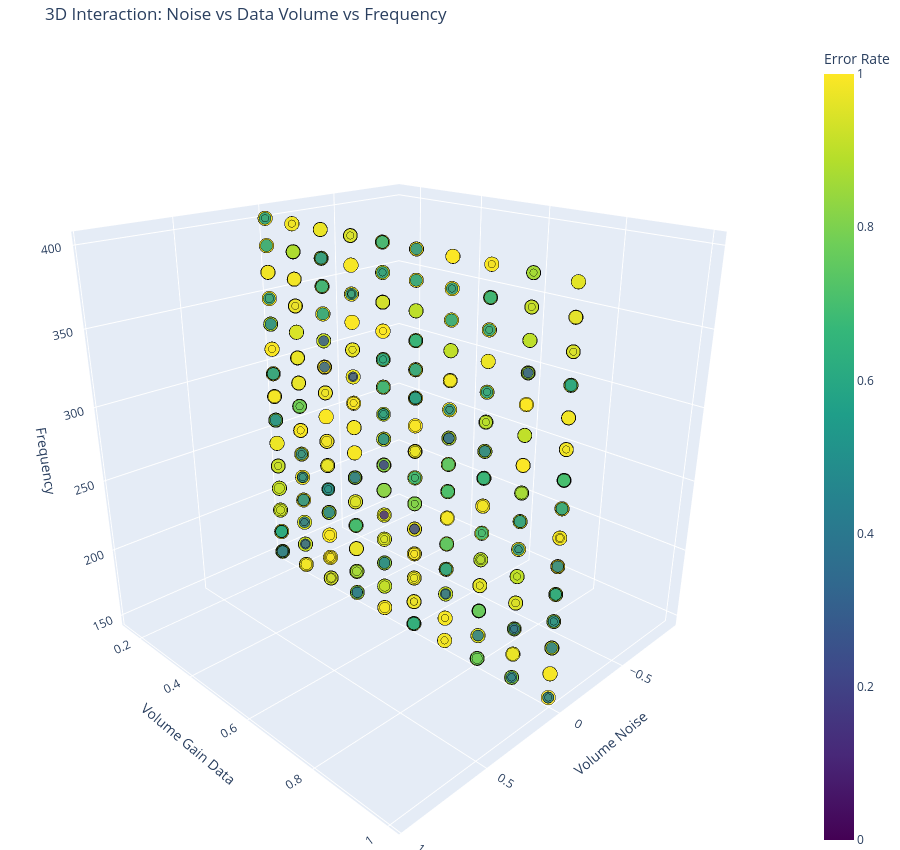

The notebook cell saved with this chart:
### Markdown cell above
## 3D Interaction: Noise, Data Volume, and Frequency
This plot shows the interaction between `volume_noise`, `volume_gain_data`, and `frequency`.
Color and marker size encode `error_rate` (lower is better).

### Code cell
import plotly.express as px

plot_df = df.copy()
plot_df["error_rate_clipped"] = plot_df["error_rate"].clip(0, 1)
plot_df["marker_size"] = 6 + plot_df["error_rate_clipped"] * 18

fig = px.scatter_3d(
    plot_df,
    x="volume_noise",
    y="volume_gain_data",
    z="frequency",
    color="error_rate",
    size="marker_size",
    size_max=24,
    color_continuous_scale="Viridis",
    opacity=0.85,
    title="3D Interaction: Noise vs Data Volume vs Frequency",
    labels={
        "volume_noise": "Volume Noise",
        "volume_gain_data": "Volume Gain Data",
        "frequency": "Frequency",
        "error_rate": "Error Rate",
    },
)

fig.update_traces(
    marker={
        "line": {"width": 0.5, "color": "black"},
    }
)

fig.update_layout(
    scene={
        "camera": {"eye": {"x": 1.5, "y": 1.5, "z": 0.9}},
    },
    margin={"l": 0, "r": 0, "t": 40, "b": 0},
    height=850,
)

fig.show()

### Figure 1 — Plotly figure (JSON) as saved in the notebook; plotly's stock layout.template omitted (floating-point values rounded to 4 significant figures; data arrays with more than 128 entries replaced by an {"elided": "..."} marker saying what was removed)
{"data": [{"hovertemplate": "Volume Noise=%{x}<br>Volume Gain Data=%{y}<br>Frequency=%{z}<br>marker_size=%{marker.size}<br>Error Rate=%{marker.color}<extra></extra>", "legendgroup": "", "marker": {"color": {"elided": "750 float values"}, "coloraxis": "coloraxis", "line": {"color": "black", "width": 0.5}, "opacity": 0.85, "size": {"elided": "750 float values"}, "sizemode": "area", "sizeref": 0.04167, "symbol": "circle"}, "mode": "markers", "name": "", "scene": "scene", "showlegend": false, "type": "scatter3d", "x": {"elided": "750 float values"}, "y": {"elided": "750 float values"}, "z": {"elided": "750 int values"}}], "layout": {"coloraxis": {"colorbar": {"title": {"text": "Error Rate"}}, "colorscale": [[0, "#440154"], [0.1111, "#482878"], [0.2222, "#3e4989"], [0.3333, "#31688e"], [0.4444, "#26828e"], [0.5556, "#1f9e89"], [0.6667, "#35b779"], [0.7778, "#6ece58"], [0.8889, "#b5de2b"], [1, "#fde725"]]}, "height": 850, "legend": {"itemsizing": "constant", "tracegroupgap": 0}, "margin": {"b": 0, "l": 0, "r": 0, "t": 40}, "scene": {"camera": {"eye": {"x": 1.5, "y": 1.5, "z": 0.9}}, "domain": {"x": [0, 1], "y": [0, 1]}, "xaxis": {"title": {"text": "Volume Noise"}}, "yaxis": {"title": {"text": "Volume Gain Data"}}, "zaxis": {"title": {"text": "Frequency"}}}, "title": {"text": "3D Interaction: Noise vs Data Volume vs Frequency"}}}
